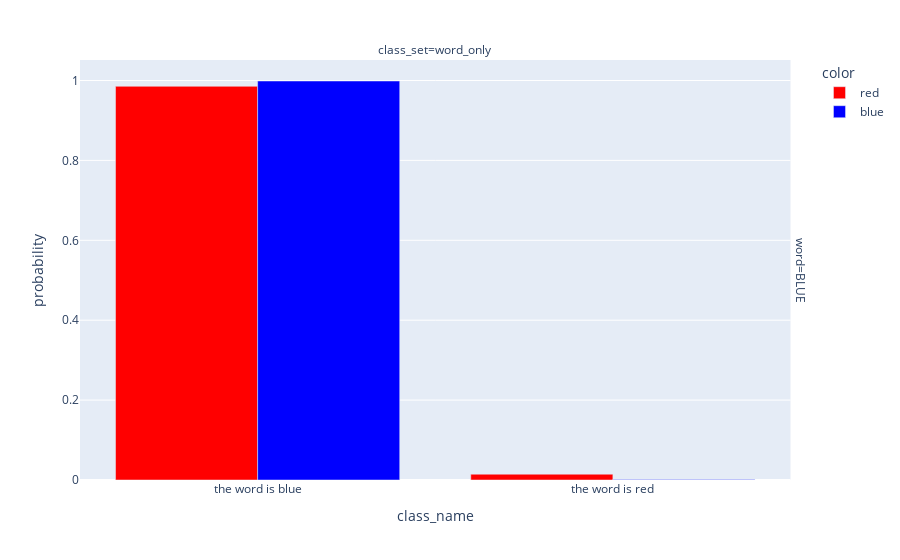

The notebook cell saved with this chart:
### Code cell
fig = px.bar(df.query("(word == 'BLUE') & class_set == 'word_only'"), 
             y='probability', 
             x='class_name', 
             facet_col='class_set', 
             color='color', 
             color_discrete_map={'blue': 'blue', 'red': 'red'},
             facet_row='word',
             hover_data=df.columns.tolist(),
             barmode='group')
fig.show()

### Figure 1 — Plotly figure (JSON) as saved in the notebook; plotly's stock layout.template omitted (floating-point values rounded to 4 significant figures)
{"data": [{"alignmentgroup": "True", "customdata": [["BLUE", "red", "word_only"], ["BLUE", "red", "word_only"]], "hovertemplate": "color=%{customdata[1]}<br>word=%{customdata[0]}<br>class_set=%{customdata[2]}<br>class_name=%{x}<br>probability=%{y}<extra></extra>", "legendgroup": "red", "marker": {"color": "red", "pattern": {"shape": ""}}, "name": "red", "offsetgroup": "red", "orientation": "v", "showlegend": true, "textposition": "auto", "type": "bar", "x": ["the word is blue", "the word is red"], "xaxis": "x", "y": [0.9855, 0.01451], "yaxis": "y"}, {"alignmentgroup": "True", "customdata": [["BLUE", "blue", "word_only"], ["BLUE", "blue", "word_only"]], "hovertemplate": "color=%{customdata[1]}<br>word=%{customdata[0]}<br>class_set=%{customdata[2]}<br>class_name=%{x}<br>probability=%{y}<extra></extra>", "legendgroup": "blue", "marker": {"color": "blue", "pattern": {"shape": ""}}, "name": "blue", "offsetgroup": "blue", "orientation": "v", "showlegend": true, "textposition": "auto", "type": "bar", "x": ["the word is blue", "the word is red"], "xaxis": "x", "y": [0.9988, 0.001247], "yaxis": "y"}], "layout": {"annotations": [{"font": {}, "showarrow": false, "text": "class_set=word_only", "x": 0.49, "xanchor": "center", "xref": "paper", "y": 1, "yanchor": "bottom", "yref": "paper"}, {"font": {}, "showarrow": false, "text": "word=BLUE", "textangle": 90, "x": 0.98, "xanchor": "left", "xref": "paper", "y": 0.5, "yanchor": "middle", "yref": "paper"}], "barmode": "group", "legend": {"title": {"text": "color"}, "tracegroupgap": 0}, "margin": {"t": 60}, "xaxis": {"anchor": "y", "domain": [0, 0.98], "title": {"text": "class_name"}}, "yaxis": {"anchor": "x", "domain": [0, 1], "title": {"text": "probability"}}}}
